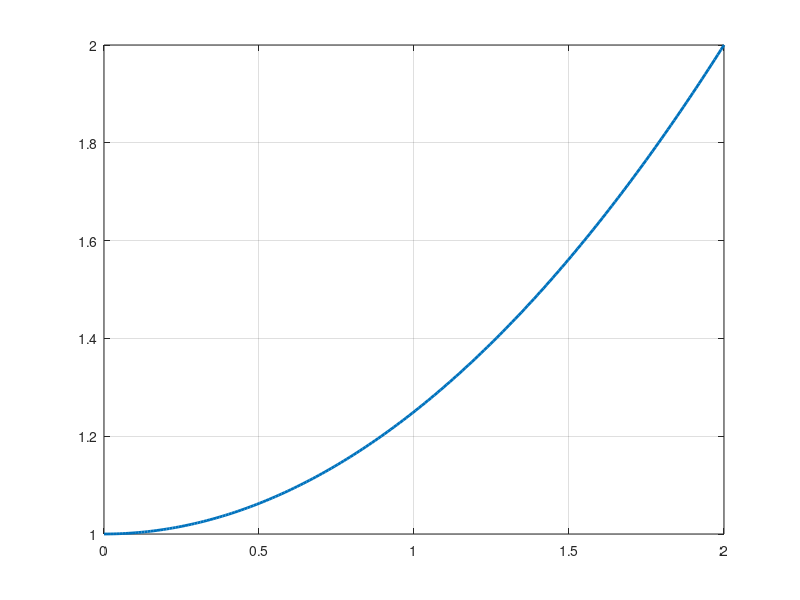

MATLAB code for this plot:


clc;
clear all;









totalTime = 2;
t = linspace(0, totalTime, 200);


p0 = 1.0;
v0 = 0.0;
p1 = 2.0;
v1 = 1.0;
T = totalTime;

a = p0;

b = v0;

c = -(3*(p0 - p1) + T*(2*v0+v1))/ T^2;

d = (2*(p0-p1)+T*(v0+v1)) / T^3;
% a third-order polynomial and it's derivatives
pos  = d*t.^3 + c*t.^2 + b*t + a;


plot(t, pos, 'linewidth', 2);
grid on




